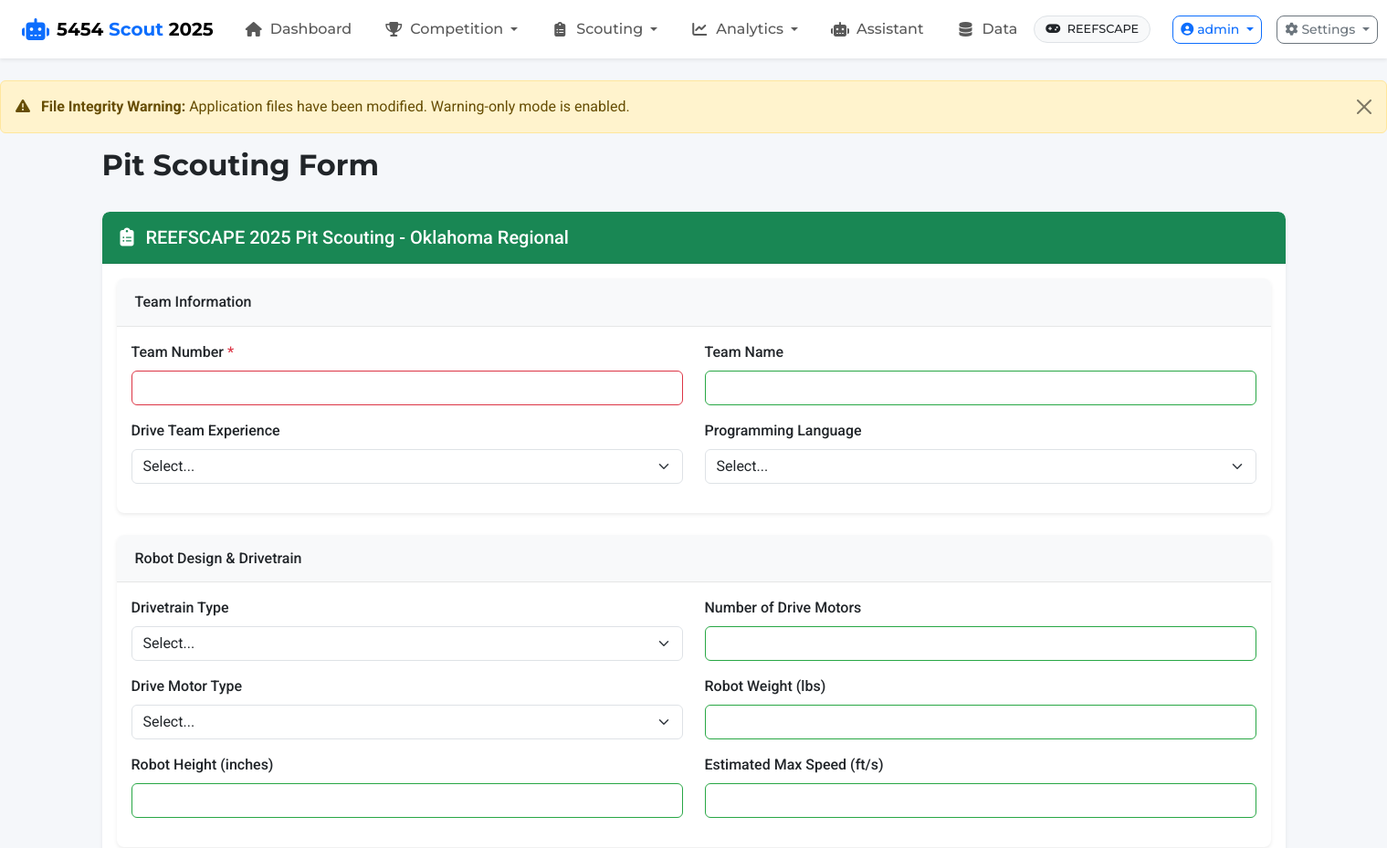
Page /pit-scouting/form (signed in, upper part) on the earlier database version.
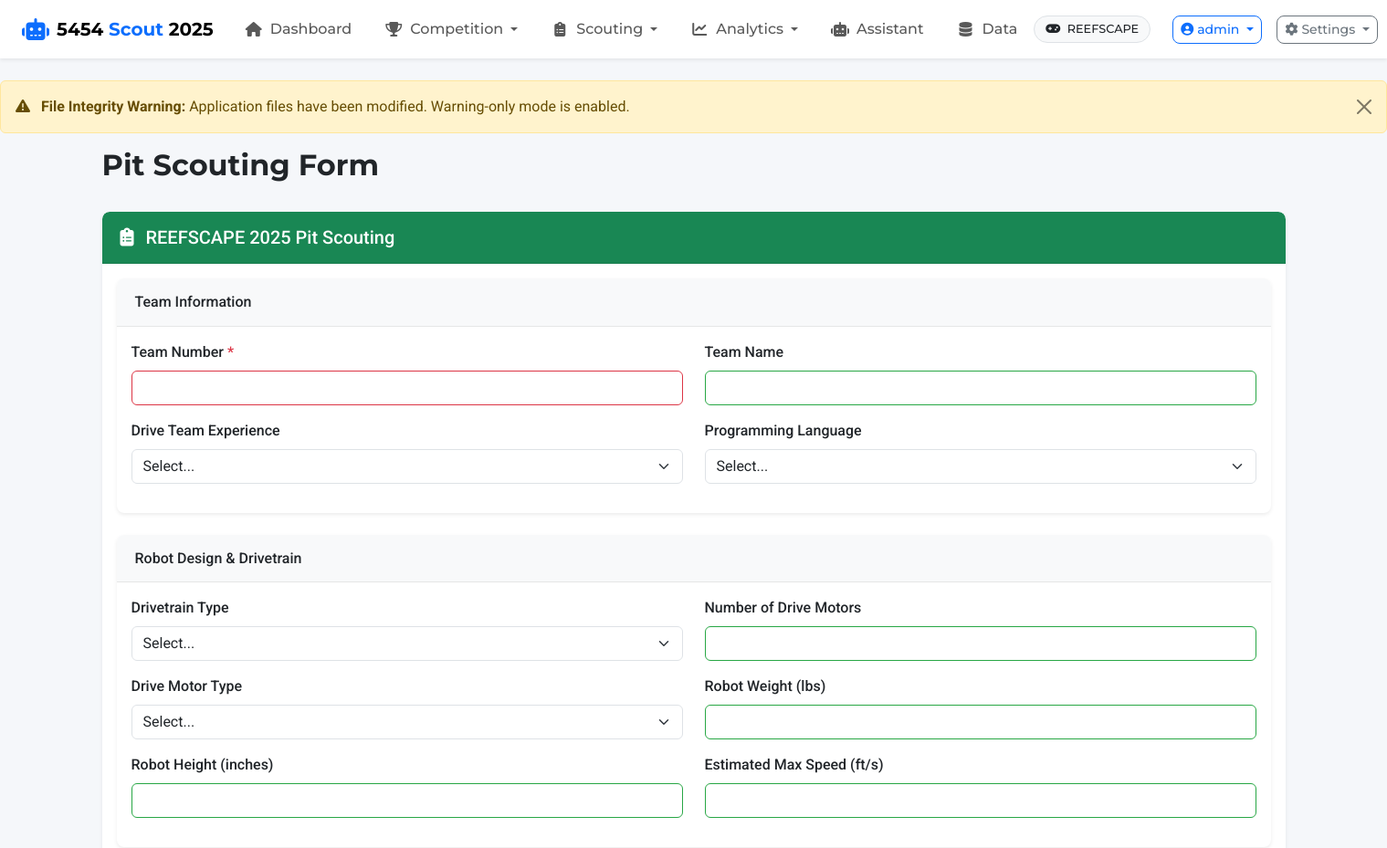
Same page on the later database version.
### app/models.py (models this page shows, shortened)
class Event(db.Model):
    id = db.Column(db.Integer, primary_key=True)
    name = db.Column(db.String(100), nullable=False)
    code = db.Column(db.String(20), unique=True)  # Event code like "CALA" or "NYRO"
    location = db.Column(db.String(100))
    start_date = db.Column(db.Date)
    end_date = db.Column(db.Date)
    year = db.Column(db.Integer, nullable=False)
    matches = db.relationship('Match', backref='event', lazy=True)

### app/routes/pit_scouting.py (the view, shortened to what this page needs)
@bp.route('/form', methods=['GET', 'POST'])
@login_required
def form():
    pit_config = load_pit_config()
    game_config = current_app.config.get('GAME_CONFIG', {})
    current_event_code = game_config.get('current_event_code')
    current_event = None
    if current_event_code:
        current_event = Event.query.filter_by(code=current_event_code).first()
    if current_event:
        teams = current_event.teams
    else:
        teams = Team.query.all()
    return render_template('scouting/pit_form.html',
                          teams=teams,
                          pit_config=pit_config,
                          current_event=current_event)

### app/models.py (called while the page is built)
    def has_role(self, role_name):
        return any(role.name == role_name for role in self.roles)

### app/routes/auth.py (called while the page is built)
@bp.app_context_processor
def inject_auth_vars():
    return {
        'current_user': current_user,
        'user_has_role': lambda role: current_user.is_authenticated and current_user.has_role(role)
    }

### app/routes/pit_scouting.py (called while the page is built)
def load_pit_config():
    try:
        config_path = os.path.join(os.getcwd(), 'config', 'pit_config.json')
        with open(config_path, 'r') as f:
            return json.load(f)
    except Exception as e:
        print(f"Error loading pit configuration: {e}")
        return {"pit_scouting": {"title": "Pit Scouting", "sections": []}}

### run.py (called while the page is built)
@app.before_request
def check_first_run():
    if not User.query.first() and request.path != '/auth/login':
        flash('Database is being initialized. Please wait...', 'info')
        return redirect(url_for('auth.login'))

### app/templates/scouting/pit_form.html (shortened to what the changed rows need)
{% extends 'base.html' %}
{% block heading %}
    {% if edit_mode %}Edit Pit Scouting - Team {{ pit_data.team.team_number }}{% else %}Pit Scouting Form{% endif %}
{% endblock %}
{% block content %}
<div class="row">
    <div class="col-md-12">
        <div class="card">
            <div class="card-header bg-success text-white">
                <h5 class="mb-0">
                    <i class="fas fa-clipboard-list me-2"></i>
                    {{ pit_config.pit_scouting.title }}
                    {% if current_event %}
                        - {{ current_event.name }}
                    {% endif %}
                </h5>
            </div>
        </div>
    </div>
</div>
{% endblock %}

Differences in the rows shown:
removed Event: name "Oklahoma Regional"
